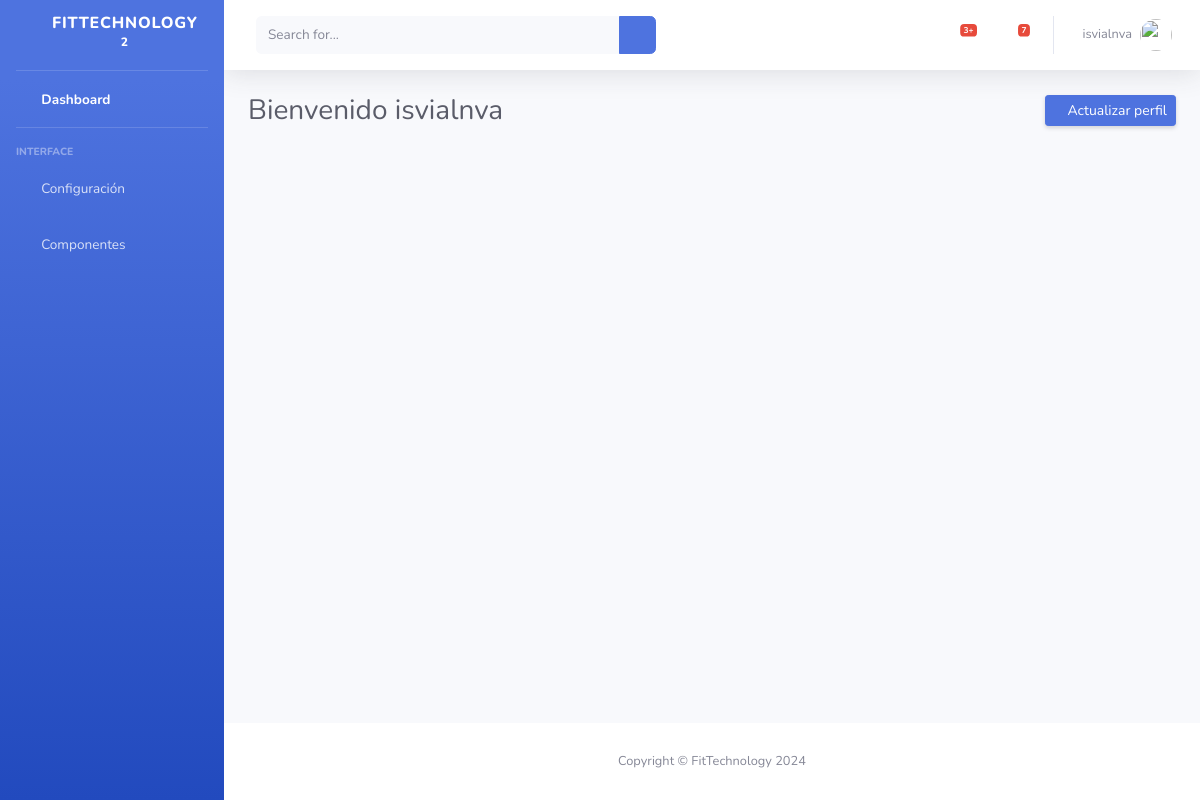
The page /gestion/datopersona-detalle/ (signed in) on the database as committed earlier.
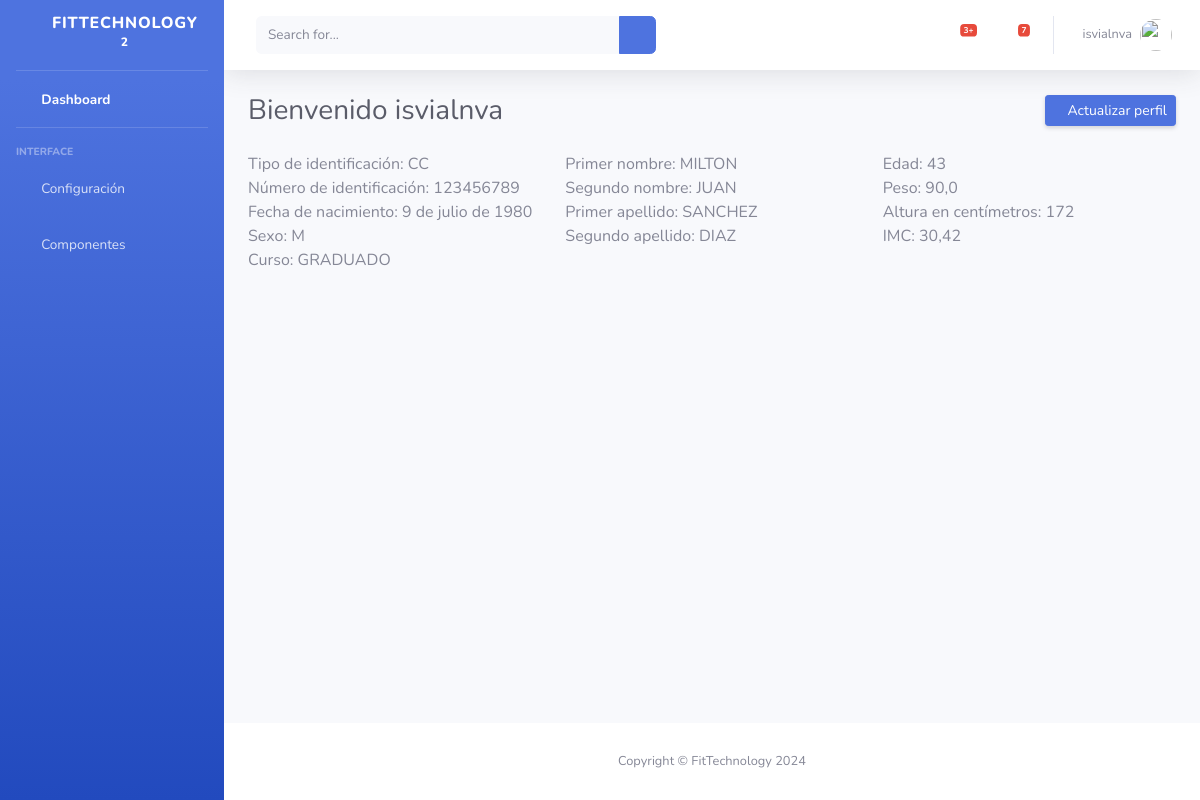
The same page on the database as committed later.
### gestion/models.py (models this page shows, shortened)
class DatosPersona(models.Model):
    TIPOID = [
        ('RC', 'REGISTRO CIVIL'),
        ('TI', 'TARJETA DE IDENTIDAD'),
        ('CC', 'CEDULA DE CIUDADANIA'),
        ('PA', 'PASAPORTE'),
        ('CE', 'CEDULA DE EXTRANJERIA'),
        ('PE', 'PERMISO ESPECIAL')
    ]
    SEXO = [
        ('F', 'FEMENINO'),
        ('M', 'MASCULINO'),
    ]
    tipo_identificacion = models.CharField('Tipo de identificación', max_length=2, choices=TIPOID)
    identificacion = models.CharField('Número de identificación', max_length=25, db_index=True)
    primer_nombre = models.CharField('Primer nombre', max_length=100)
    segundo_nombre = models.CharField('Segundo nombre', max_length=100, blank=True, null=True)
    primer_apellido = models.CharField('Primer apellido', max_length=100)
    segundo_apellido = models.CharField('Segundo apellido', max_length=100, blank=True, null=True)
    fecha_nacimiento = models.DateField('Fecha de nacimiento')
    edad = models.IntegerField('Edad', default=0, blank=True, null=True)
    sexo = models.CharField('Sexo', max_length=2, choices=SEXO)
    peso = models.FloatField('Peso', blank=True, null=True)
    altura = models.IntegerField('Altura en centímetros', blank=True, null=True)
    imc = models.FloatField('IMC', default=0)
    es_estudiante = models.BooleanField('Es estudiante', default=False)
    created = models.DateTimeField(auto_now_add=True, verbose_name="Fecha de creación")
    updated = models.DateTimeField(auto_now=True, verbose_name="Fecha de edición")
    clasificacion = models.ForeignKey(Clasificacion, on_delete=models.PROTECT, blank=True, null=True)
    user = models.ForeignKey(User, on_delete=models.PROTECT)
    objects = models.Manager()
    class Meta:
        ordering = ["identificacion"]

class Clasificacion(models.Model):
    codigo = models.CharField('Código',
                              max_length=25,
                              validators=[RegexValidator(regex='^[A-Z0-9-]*$', message='Solo carácteres permitidos')])
    descripcion = models.CharField('Descripción', max_length=100)
    created = models.DateTimeField(auto_now_add=True, verbose_name="Fecha de creación")
    updated = models.DateTimeField(auto_now=True, verbose_name="Fecha de edición")
    objects = models.Manager()
    def __str__(self):
        return str(self.descripcion)
    class Meta:
        ordering = ["descripcion"]

### gestion/views.py (the view)
# urls.py: path('datopersona-detalle/', ListDatosPersona.as_view(), name='datopersona-detalle'),
class ListDatosPersona(TemplateView):
    template_name = 'gestion/datopersona_detail.html'
    def get_context_data(self, **kwargs):
        context = super().get_context_data(**kwargs)
        context['datospersona'] = DatosPersona.objects.filter(user=self.request.user.id)
        context['username'] = self.request.user.username
        return context

### gestion/templates/gestion/datopersona_detail.html
{% extends "gestion/base.html" %}
{% load static from static %}
{% block content %}
<div class="container-fluid">
    <div class="d-sm-flex align-items-center justify-content-between mb-4">
        <h1 class="h3 mb-0 text-gray-800">Bienvenido {{ username }}</h1>
        {% if datospersona %}
            {% for datos in datospersona %}
            <a href="{% url 'datopersona-edit' datos.id %}" class="d-none d-sm-inline-block btn btn-sm btn-primary shadow-sm">
                <i class="fas fa-plus fa-sm text-white-50"></i>
                Actualizar perfil
            </a>
            {% endfor %}
        {% else %}
            <a href="{% url 'datopersona-add' %}" class="d-none d-sm-inline-block btn btn-sm btn-primary shadow-sm">
                <i class="fas fa-plus fa-sm text-white-50"></i>
                Actualizar perfil
            </a>
        {% endif %}
    </div>
    <div class="row">
        {% for datos in datospersona %}
        <div class="col-md-4">
            <span>Tipo de identificación: {{datos.tipo_identificacion}}</span><br>
            <span>Número de identificación: {{datos.identificacion}}</span><br>
            <span>Fecha de nacimiento: {{datos.fecha_nacimiento}}</span><br>
            <span>Sexo: {{datos.sexo}}</span><br>
            <span>Curso: {{datos.clasificacion}}</span><br>
        </div>
        <div class="col-md-4">
            <span>Primer nombre: {{datos.primer_nombre}}</span><br>
            <span>Segundo nombre: {{datos.segundo_nombre}}</span><br>
            <span>Primer apellido: {{datos.primer_apellido}}</span><br>
            <span>Segundo apellido: {{datos.segundo_apellido}}</span><br>
        </div>
        <div class="col-md-4">
            <span>Edad: {{datos.edad}}</span><br>
            <span>Peso: {{datos.peso}}</span><br>
            <span>Altura en centímetros: {{datos.altura}}</span><br>
            <span>IMC: {{datos.imc}}</span><br>
        </div>
        {% endfor %}
    </div>
</div>
{% endblock %}

Rows that differ between the two databases and show on the page:
added DatosPersona: tipo_identificacion "CC", identificacion "123456789", fecha_nacimiento "9 de julio de 1980", sexo "M", clasificacion "GRADUADO", primer_nombre "MILTON", segundo_nombre "JUAN", primer_apellido "SANCHEZ", segundo_apellido "DIAZ", edad "43", peso "90,0", altura "172", imc "30,42"
Other text that changed with them:
text no longer shown: "Actualizar perfil"
